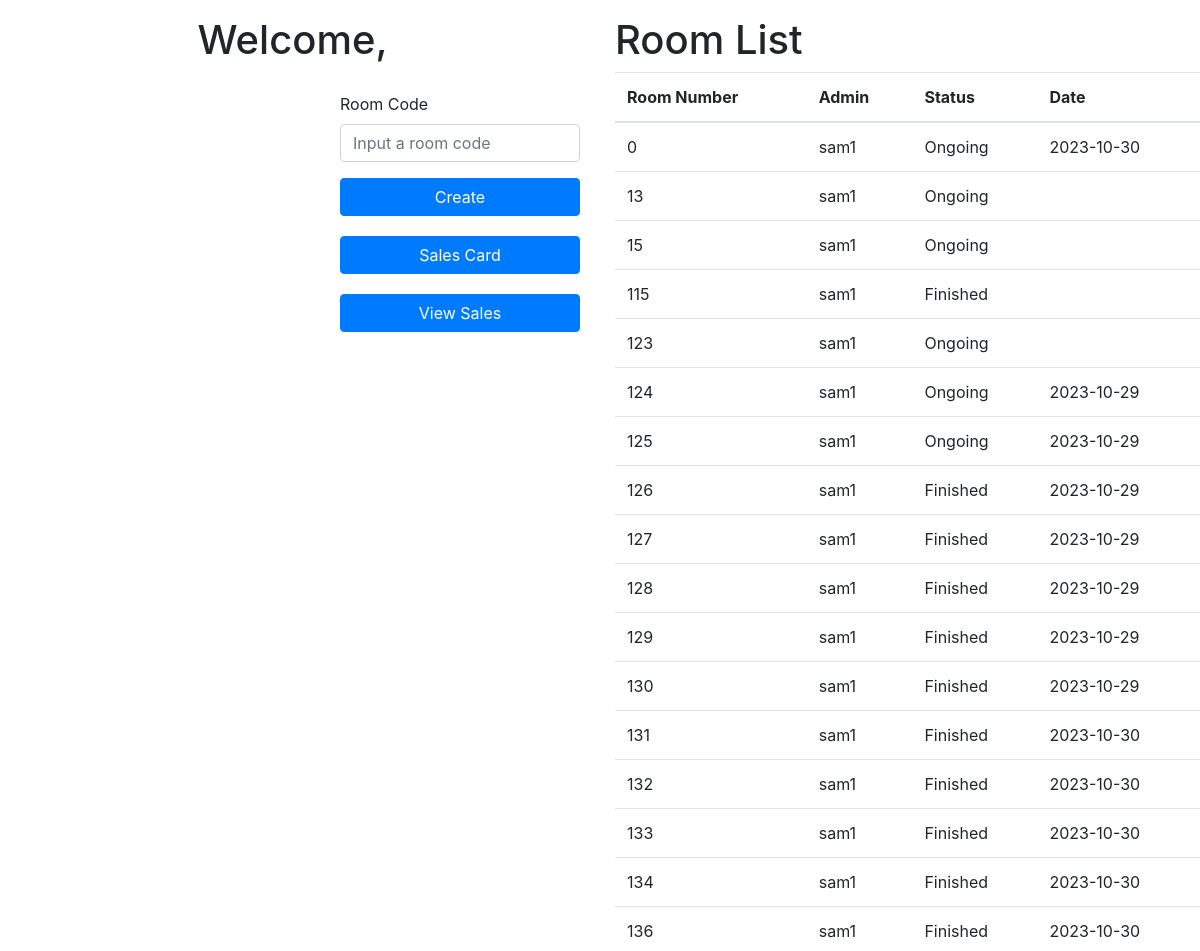
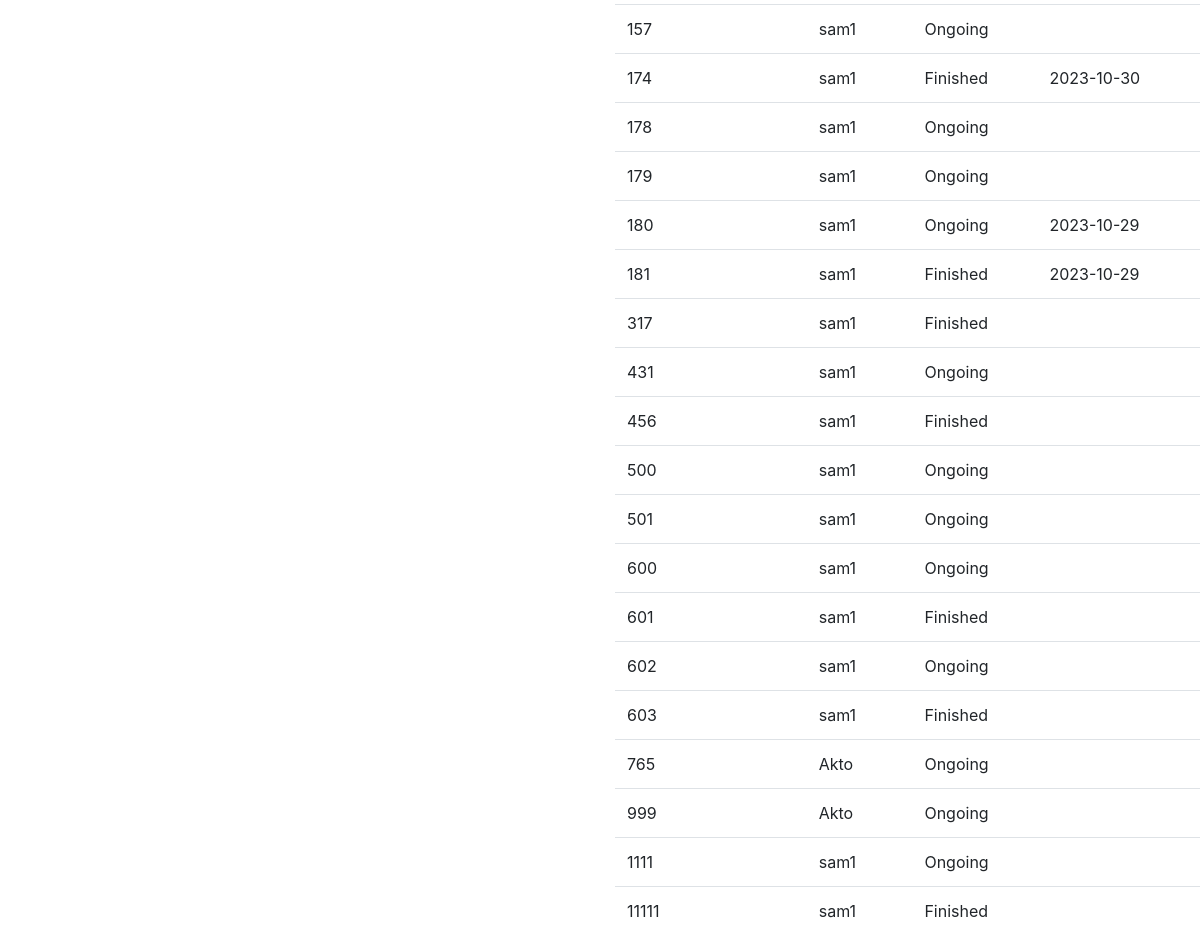
The app's page /homeAdmin.php with its own data (2 pictures, top to bottom).
### tables this page shows
CREATE TABLE `room` (
  `id_room` int(4) NOT NULL,
  `id_admin` varchar(4) NOT NULL,
  `status` int(1) NOT NULL,
  `tanggal` date DEFAULT NULL
);

### homeAdmin.php (the view, shortened to what this page needs)
<!DOCTYPE html>
<html lang="en">
<head>
    <link rel="stylesheet" href="https://maxcdn.bootstrapcdn.com/bootstrap/4.0.0/css/bootstrap.min.css">
</head>
<body>
    <div class="row">
        <div class="col-6">
            <div class = "mt-3 d-flex justify-content-center ">
                <h1>Welcome,
                <?php
                    require 'connect.php';
                    echo "<br>";
                ?>
                </h1>
            </div>
            <div class="justify-content-center" style = "margin-left: 340px;margin-top: 20px">
                <form method="POST" action="createRoomLogic.php" style = "width: 15rem">
                <div class="mb-3">
                    <label for="roomCode" class="form-label d-flex just">Room Code</label>
                    <input type="text" class="form-control" id="roomCode" name = "roomCode" placeholder="Input a room code">
                </div>
                <button type="submit" class="btn btn-primary" name= "create" style="width: 15rem;">Create</button>
                </form>
                <form action="setSalesCard.php" style="margin-top: 20px;">
                    <button type="submit" class="btn btn-primary" style = "width: 15rem">Sales Card</button>
                </form>
                <form action="viewSalesCard.php" style="margin-top: 20px;">
                    <button type="submit" class="btn btn-primary" style = "width: 15rem">View Sales</button>
                </form>
            </div>
        </div>
        <div class="col-6 mt-3">
            <h1>Room List</h1>
            <table class="table">
            <thead>
                <tr>
                    <th scope="col">Room Number</th>
                    <th scope="col">Admin</th>
                    <th scope="col">Status</th>
                    <th scope="col">Date</th>
                </tr>
            </thead>
            <tbody>
                <?php
                $sql = "SELECT * FROM room";
                $result= mysqli_query($con,$sql);
                while($row = mysqli_fetch_array($result)){
                    if($row[2] == 1){
                        $val = 'Finished';
                    }
                    else{
                        $val = 'Ongoing';
                    }
                    echo "<tr>
                        <td>$row[0]</td>
                        <td>$row[1]</td>
                        <td>$val</td>
                        <td>$row[3]</td>
                        </tr>
                    ";
                }
                ?>
            </tbody>
            </table>
        </div>
    </div>
</body>
</html>

### records on screen
room: id_room "0", id_admin "sam1", status "Ongoing", tanggal "2023-10-30"
room: id_room "13", id_admin "sam1", status "Ongoing"
room: id_room "15", id_admin "sam1", status "Ongoing"
room: id_room "115", id_admin "sam1", status "Finished"
room: id_room "123", id_admin "sam1", status "Ongoing"
room: id_room "124", id_admin "sam1", status "Ongoing", tanggal "2023-10-29"
room: id_room "125", id_admin "sam1", status "Ongoing", tanggal "2023-10-29"
room: id_room "126", id_admin "sam1", status "Finished", tanggal "2023-10-29"
room: id_room "127", id_admin "sam1", status "Finished", tanggal "2023-10-29"
room: id_room "128", id_admin "sam1", status "Finished", tanggal "2023-10-29"
room: id_room "129", id_admin "sam1", status "Finished", tanggal "2023-10-29"
room: id_room "130", id_admin "sam1", status "Finished", tanggal "2023-10-29"
room: id_room "131", id_admin "sam1", status "Finished", tanggal "2023-10-30"
room: id_room "132", id_admin "sam1", status "Finished", tanggal "2023-10-30"
room: id_room "133", id_admin "sam1", status "Finished", tanggal "2023-10-30"
room: id_room "134", id_admin "sam1", status "Finished", tanggal "2023-10-30"
room: id_room "136", id_admin "sam1", status "Finished", tanggal "2023-10-30"
room: id_room "157", id_admin "sam1", status "Ongoing"
room: id_room "174", id_admin "sam1", status "Finished", tanggal "2023-10-30"
room: id_room "178", id_admin "sam1", status "Ongoing"
room: id_room "179", id_admin "sam1", status "Ongoing"
room: id_room "180", id_admin "sam1", status "Ongoing", tanggal "2023-10-29"
room: id_room "181", id_admin "sam1", status "Finished", tanggal "2023-10-29"
room: id_room "317", id_admin "sam1", status "Finished"
room: id_room "431", id_admin "sam1", status "Ongoing"
room: id_room "456", id_admin "sam1", status "Finished"
room: id_room "500", id_admin "sam1", status "Ongoing"
room: id_room "501", id_admin "sam1", status "Ongoing"
room: id_room "600", id_admin "sam1", status "Ongoing"
room: id_room "601", id_admin "sam1", status "Finished"
room: id_room "602", id_admin "sam1", status "Ongoing"
room: id_room "603", id_admin "sam1", status "Finished"
room: id_room "765", id_admin "Akto", status "Ongoing"
room: id_room "999", id_admin "Akto", status "Ongoing"
room: id_room "1111", id_admin "sam1", status "Ongoing"
room: id_room "11111", id_admin "sam1", status "Finished"
